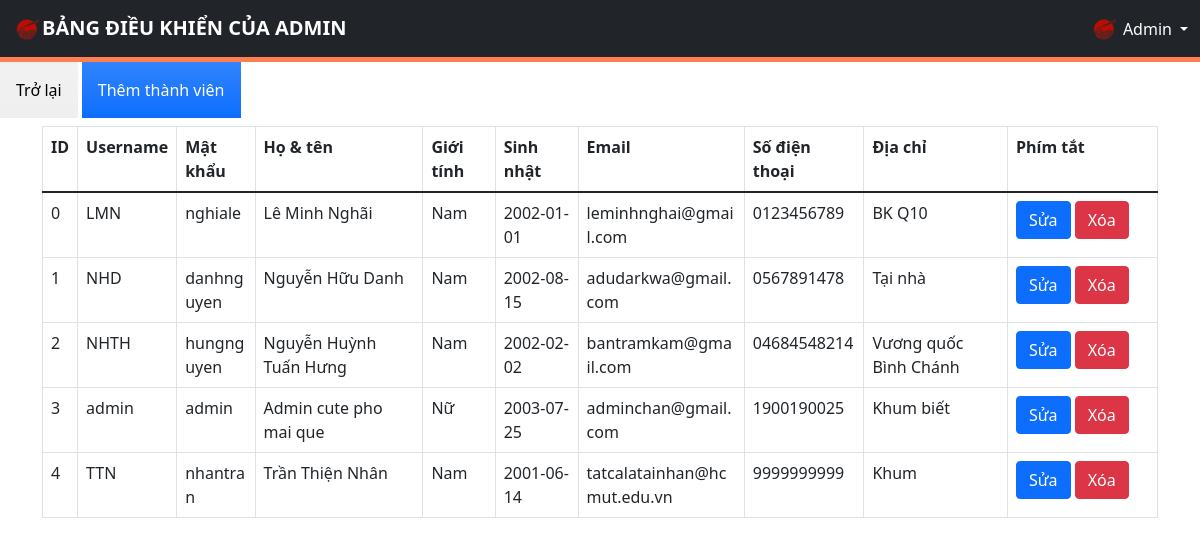
The page /admin/memberManagement.php on the database its author committed.
### tables this page shows
CREATE TABLE `user` (
  `id` int(10) UNSIGNED NOT NULL auto_increment,
  `username` varchar(100) NOT NULL,
  `password` varchar(255) NOT NULL,
  `full_name` varchar(100) NOT NULL,
  `sex` varchar(6) NOT NULL COMMENT 'Nam, Nữ, Khác',
  `birthday` date NOT NULL,
  `email` varchar(50) NOT NULL,
  `phone` varchar(15) NOT NULL,
  `address` varchar(255) NOT NULL,
  `admin` tinyint(1) NOT NULL DEFAULT 0 COMMENT '0: user, 1: admin',
  primary key(`id`)
);

### admin/memberManagement.php (the view, shortened to what this page needs)
<!DOCTYPE html>
<html lang="en">
<head>
  <link href="https://cdnjs.cloudflare.com/ajax/libs/font-awesome/5.9.0/css/all.min.css" rel="stylesheet">
  <link href="https://cdn.jsdelivr.net/npm/bootstrap@5.1.3/dist/css/bootstrap.min.css" rel="stylesheet">
  <link rel="stylesheet" href="admin-styles/styles.css">
</head>
<body>
  <div>
    <?php $IPATH = $_SERVER["DOCUMENT_ROOT"]."/btl-web/admin/";
    include($IPATH."navbar.php");?>
  </div>
  <form method="post" action="memberManagement.php">
    <a href="index.php"><input type="button" class="p-3 mb-2 bg-gray bg-gradient text-black" value="Trở lại"></a>
    <a href="newMember.php"><input type="button" class="p-3 mb-2 bg-primary bg-gradient text-white" value="Thêm thành viên"></a>
  </form>
  <div class="container">
    <?php
      include('../config/config.php');
      echo "<table class='table table-bordered'>
              <tr>
                  <th>ID</th>
                  <th>Username</th>
                  <th>Mật khẩu</th>
                  <th>Họ & tên</th>
                  <th>Giới tính</th>
                  <th>Sinh nhật</th>
                  <th>Email</th>
                  <th>Số điện thoại</th>
                  <th>Địa chỉ</th>
                  <th>Phím tắt</th>
              </tr>
              <tbody>";
      $sql = "SELECT * from user";
      $result = $conn->query($sql);
      if ($result->num_rows > 0) {
        while ($row = $result->fetch_assoc()) {
          $id = $row['id'];
          $username = $row['username'];
          $password = $row['password'];
          $full_name = $row['full_name'];
          $seggs = $row['sex'];
          $birthday = $row['birthday'];
          $email = $row['email'];
          $phone = $row['phone'];
          $address = $row['address'];
          echo "<tr>
                  <td class=\"id\">" . $id . "</td>
                  <td class=\"usr\">" . $username . "</td>
                  <td class=\"pass\">" . $password . "</td>
                  <td class=\"full\">" . $full_name . "</td>
                  <td class=\"xx\">" . $seggs . "</td>
                  <td class=\"bir\">" . $birthday . "</td>
                  <td class=\"mail\">" . $email . "</td>
                  <td class=\"phone\">" . $phone . "</td>
                  <td class=\"addr\">" . $address . "</td>
                  <td class=\"btnn\">
                    <a href='editMember.php?id=$id' class='btn btn-primary m-r-1em' name='edit'>Sửa</a>
                    <a href='deleteMember.php?id=$id' class='btn btn-danger'>Xóa</a>
                  </td>
                </tr>";
        }
        echo "</tbody></table>";
      }
    ?>
  </div>
</body>
</html>

### admin/admin-styles/styles.css (style rules this page uses)
:root { --color: #e74c3c; --border: 5px solid #e74c3c; --gray: #57606f; --bg: rgba(255, 255, 255, 0.3); }

### admin/admin-styles/adminButton.css (style rules this page uses)
* { margin: 0; padding: 0; box-sizing: border-box; outline: none; border: none; text-decoration: none; transition: 0.2s linear; }
:root { --color: #ff7f50; --border: 5px solid #ff7f50; --gray: #57606f; --bg: rgba(255, 255, 255, 0.3); }

### admin/memberManagement.php (style rules this page uses)
.pass { max-width: 25px; word-break: break-all; }
.full { min-width: 100px; line-break: normal; word-break: keep-all; }
.mail { max-width: 300px; line-break: anywhere; }
.addr { max-width: 300px; line-break: normal; }
.btnn { min-width: 150px; }

### rows shown on the page
user: id "0", username "LMN", password "nghiale", full_name "Lê Minh Nghãi", sex "Nam", birthday "2002-01-01", email "leminhnghai@gmail.com", phone "0123456789", address "BK Q10"
user: id "1", username "NHD", password "danhnguyen", full_name "Nguyễn Hữu Danh", sex "Nam", birthday "2002-08-15", email "adudarkwa@gmail.com", phone "0567891478", address "Tại nhà"
user: id "2", username "NHTH", password "hungnguyen", full_name "Nguyễn Huỳnh Tuấn Hưng", sex "Nam", birthday "2002-02-02", email "bantramkam@gmail.com", phone "04684548214", address "Vương quốc Bình Chánh"
user: id "3", username "admin", password "admin", full_name "Admin cute pho mai que", sex "Nữ", birthday "2003-07-25", email "adminchan@gmail.com", phone "1900190025", address "Khum biết"
user: id "4", username "TTN", password "nhantran", full_name "Trần Thiện Nhân", sex "Nam", birthday "2001-06-14", email "tatcalatainhan@hcmut.edu.vn", phone "9999999999", address "Khum"
